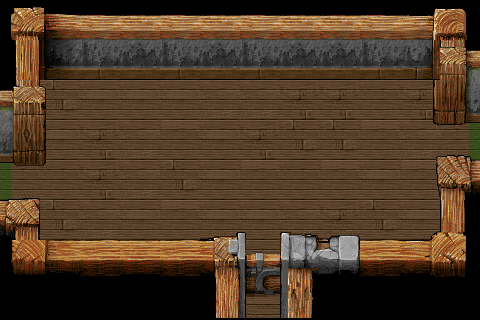

The image is a tile-based game level rendered from a .tmx file. Its description and source (layers, tilesets, objects; grid data summarised) follow:
An orthogonal 12x8 tile map with 40x40 px tiles, 2 tile layers (Tile Layer 1, Tile Layer 2).

<map version="1.0" orientation="orthogonal" width="12" height="8" tilewidth="40" tileheight="40">
 <tileset firstgid="1" name="tileset2" tilewidth="40" tileheight="40">
  <image source="tileset.png" width="600" height="280" />
  <tile id="0">
   <properties>
    <property name="DUNGEON_FLOOR" value="1" />
   </properties>
  </tile>
  <tile id="1">
   <properties>
    <property name="DUNGEON_FLOOR" value="1" />
   </properties>
  </tile>
  <tile id="2">
   <properties>
    <property name="DUNGEON_FLOOR" value="1" />
   </properties>
  </tile>
  <tile id="3">
   <properties>
    <property name="DUNGEON_FLOOR" value="1" />
   </properties>
  </tile>
  <tile id="4">
   <properties>
    <property name="DUNGEON_FLOOR" value="1" />
   </properties>
  </tile>
  <tile id="5">
   <properties>
    <property name="DUNGEON_FLOOR" value="1" />
   </properties>
  </tile>
  <tile id="22">
   <properties>
    <property name="DOOR" value="1" />
   </properties>
  </tile>
  <tile id="52">
   <properties>
    <property name="DOOR" value="1" />
   </properties>
  </tile>
  <tile id="71">
   <properties>
    <property name="DOOR" value="1" />
   </properties>
  </tile>
  <tile id="72">
   <properties>
    <property name="DOOR" value="1" />
   </properties>
  </tile>
  <tile id="74">
   <properties>
    <property name="DOOR" value="1" />
   </properties>
  </tile>
 </tileset>
 <layer name="Tile Layer 1" width="12" height="8">
  <data>[96 cells, 96 non-empty, 10 distinct tile ids]</data>
 </layer>
 <layer name="Tile Layer 2" width="12" height="8">
  <data>[96 cells, 96 non-empty, 47 distinct tile ids]</data>
 </layer>
</map>
